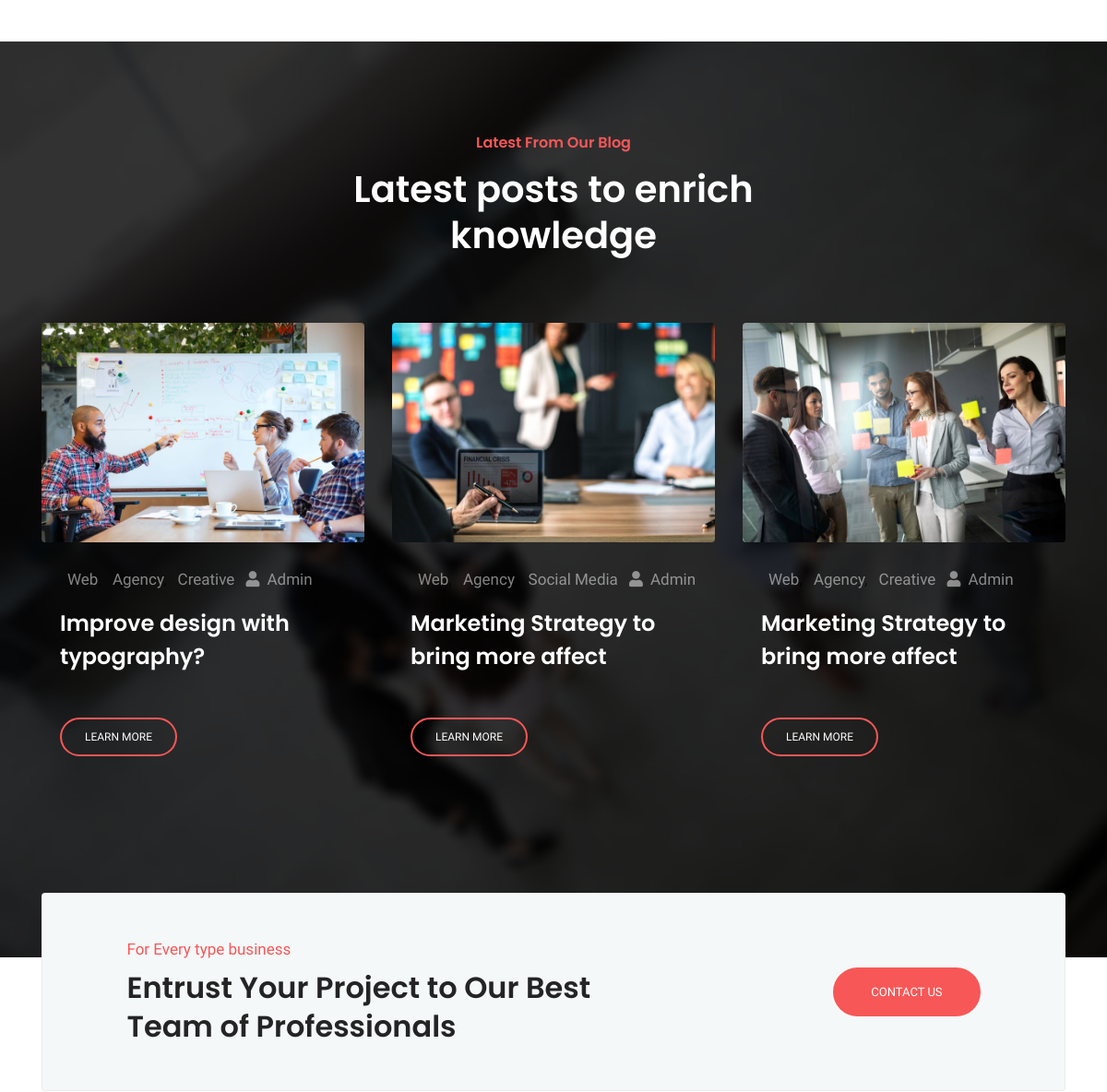
/ (middle part), run on an earlier commit of the app's database.
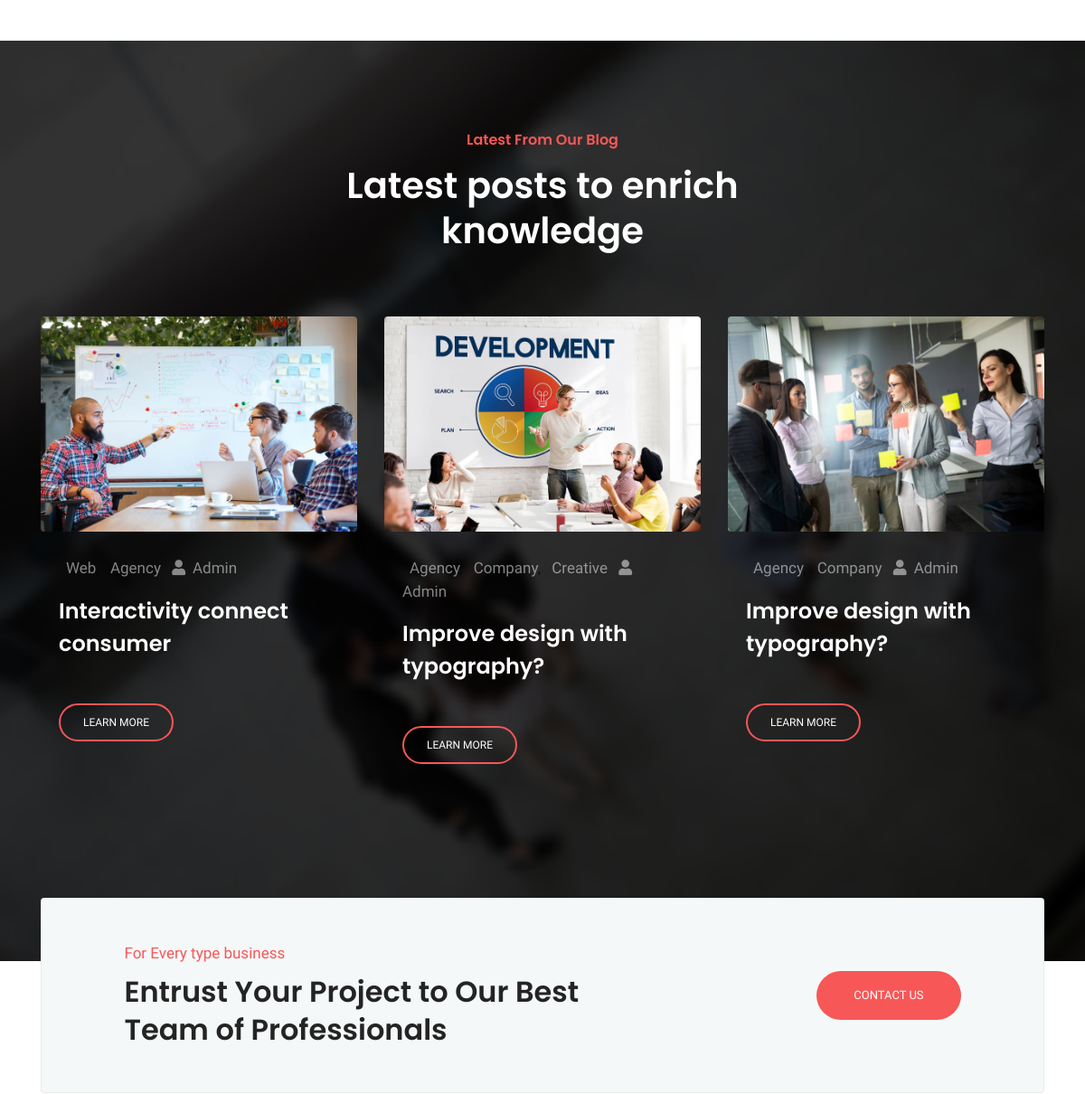
And on a later commit of the database.
### blog/models.py (models this page shows, shortened)
class Post (models.Model) :
    image = models.ImageField(upload_to = 'blog/',default = 'blog/default.jpg')
    author = models.ForeignKey(User,on_delete=models.SET_NULL,null=True)
    title = models.CharField (max_length = 200)
    content = models.TextField ()
    tags = TaggableManager()
    category = models.ManyToManyField (Category)
    counted_view = models.IntegerField (default = 0)
    status = models.BooleanField (default = False)
    login_required = models.BooleanField (default = False)
    published_date = models.DateTimeField (null = True)
    created_date = models.DateTimeField (auto_now_add = True)
    update_date = models.DateTimeField (auto_now = True)
    class Meta:
        ordering = ['-created_date']

class Category(models.Model):
    name = models.CharField(max_length = 255)

### website/views.py (the view)
# urls.py: path('',index_view, name = "index"),
def index_view(request) :
    return render(request, "website/index.html")

### blog/templatetags/blog_tags.py (called while the page is built)
@register.inclusion_tag('blog/latest-posts.html')
def latest_posts():
    posts = Post.objects.filter(status = 1, published_date__lte = timezone.now()).order_by('-published_date')[:3]
    categories = Category.objects.all()
    return {'latest_posts': posts, 'categories':categories}

### templates/website/index.html (shortened to what this page needs)
{% extends 'base.html' %}
{% load static %}
{% load blog_tags %}
{% block content %}
<!doctype html>
<html lang="en">
  <head>
  <link rel="stylesheet" href="{% static 'plugins/bootstrap/css/bootstrap.min.css' %}">
  <link rel="stylesheet" href="{% static 'plugins/themify/css/themify-icons.css' %}">
  <link rel="stylesheet" href="{% static 'plugins/fontawesome/css/all.css' %}">
  <link rel="stylesheet" href="{% static 'plugins/magnific-popup/dist/magnific-popup.css' %}">
  <link rel="stylesheet" href="{% static 'plugins/slick-carousel/slick/slick.css' %}">
  <link rel="stylesheet" href="{% static 'plugins/slick-carousel/slick/slick-theme.css' %}">
  <link rel="stylesheet" href="{% static 'css/style.css' %}">
</head>
<body>
<div class="main-wrapper ">
<section class="section testimonial">
</section>
{% latest_posts %}
  </body>
  </html>
  {% endblock %}

### templates/blog/latest-posts.html
{% load static %}
{% load blog_tags %}
<section class="section latest-blog bg-2">
	<div class="container">
		<div class="row justify-content-center">
			<div class="col-lg-7 text-center">
				<div class="section-title">
					<span class="h6 text-color">Latest From Our Blog</span>
					<h2 class="mt-3 content-title text-white">Latest posts to enrich knowledge</h2>
				</div>
			</div>
		</div>
		<div class="row justify-content-center">
			{% for post in latest_posts %}
			<div class="col-lg-4 col-md-6 mb-5">
				<div class="card bg-transparent border-0">
					<img src="{{ post.image.url }}" alt="" class="img-fluid rounded">
					<div class="card-body mt-2">
						<div class="blog-item-meta">
							{% for cat in post.category.all|slice:":3" %}
							<a href="{% url 'blog:category' cat_name=cat.name %}" class="text-white-50 ml-2" >{{ cat.name }}</a>{% if not forloop.last %},{% endif %}
							{% endfor %}
							<a href="#" class="text-white-50 ml-2"><i class="fa fa-user mr-2"></i>{{ post.author }}</a>
						</div>
						<h3 class="mt-3 mb-5 lh-36"><a href="#" class="text-white ">{{ post.title }}</a></h3>
						<a href="{% url 'blog:single' pid=post.id %}" class="btn btn-small btn-solid-border btn-round-full text-white">Learn More</a>
					</div>
				</div>
			</div>
			{% endfor %}
		</div>
	</div>
</section>

What changed in the data, as far as the page shows it:
no longer on this page (row edited): Post: image (picture), author "Admin", title "Improve design with typography?", Category (name "Web"), Category (name "Agency"), Category (name "Creative")
no longer on this page (row edited): Post: image (picture), author "Admin", title "Marketing Strategy to bring more affect", Category (name "Web"), Category (name "Agency")
removed Category: name "Social Media", shown under "Admin"
no longer on this page (row edited): Post: image (picture), author "Admin", title "Marketing Strategy to bring more affect", Category (name "Web"), Category (name "Agency"), Category (name "Creative")
added Post: image (picture), author "Admin", title "Interactivity connect consumer", Category (name "Web"), Category (name "Agency")
added Post: image (picture), author "Admin", title "Improve design with typography?", Category (name "Agency"), Category (name "Creative")
now on this page (row unchanged): Category: name "Company"
added Post: image (picture), author "Admin", title "Improve design with typography?", Category (name "Agency")
